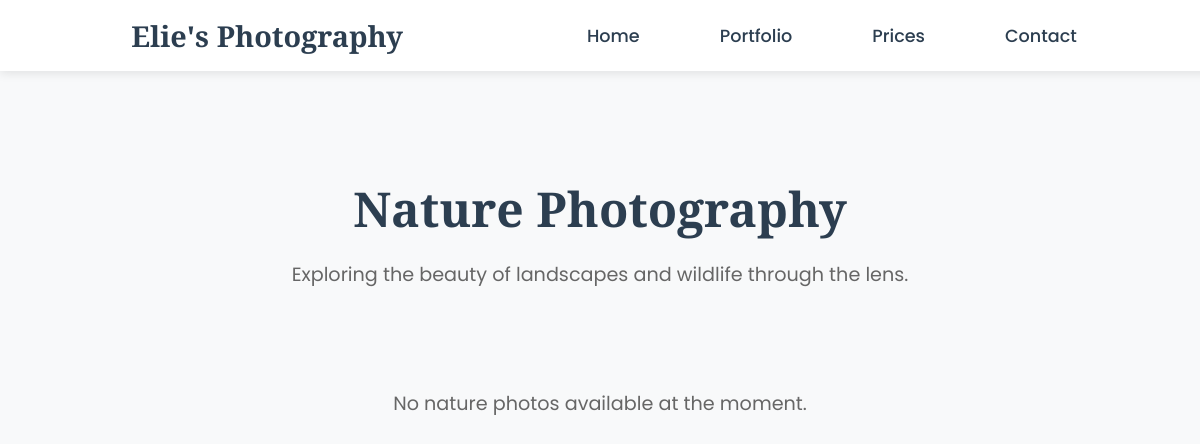
Page /nature on the earlier database version.
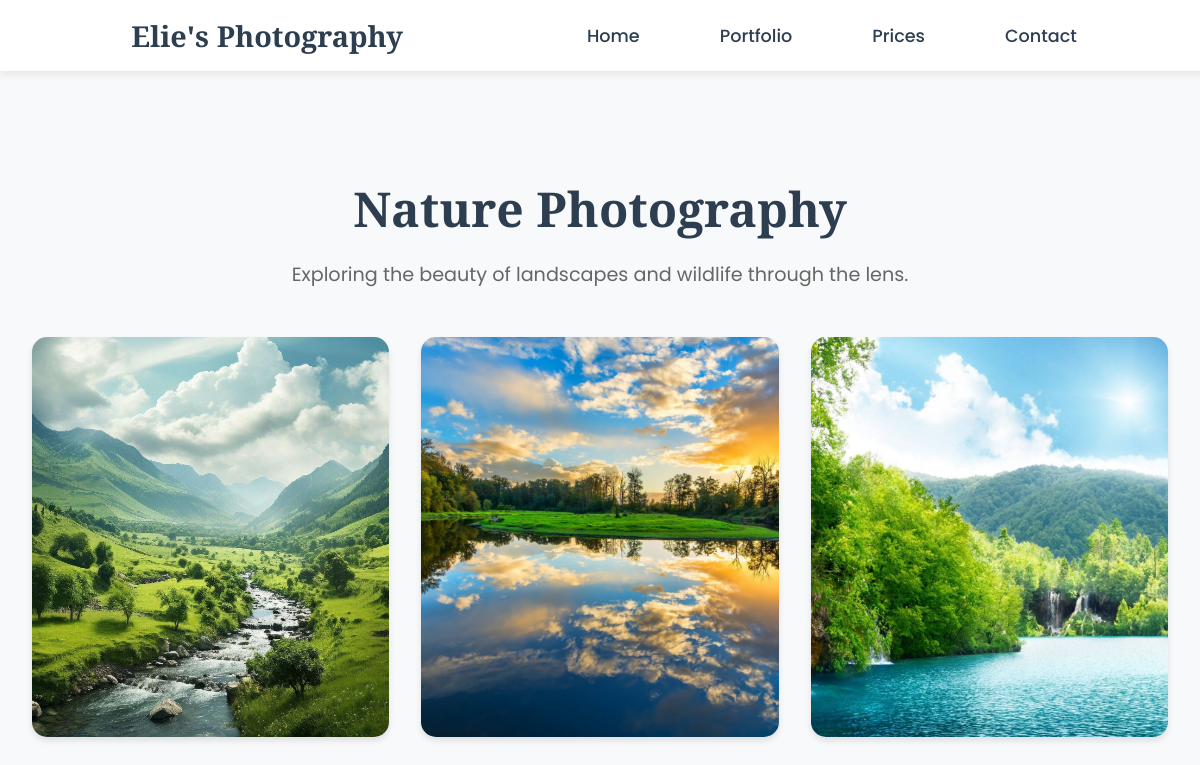
Same page on the later database version.
### photo/models.py (models this page shows, shortened)
class Photos(models.Model):
    CATEGORY_CHOICES = [
        ('portrait', 'Portrait'),
        ('wedding', 'Wedding'),
        ('nature', 'Nature'),
        ('street', 'Street'),
        ('document', 'Documentary')
    ]
    photo = models.ImageField(null=True, upload_to='images/')
    category = models.CharField(max_length=20, choices=CATEGORY_CHOICES, default='portrait')
    title = models.CharField(max_length=100, blank=True)

### photo/views.py (the view)
# urls.py: path('nature',views.nature,name='nature')
def nature(request:HttpRequest):
    nature_photos = models.Photos.objects.filter(category='nature')
    context = {
        'nature_photos': nature_photos,
        'section_title': 'Nature Photography',
        'section_description': 'Exploring the beauty of landscapes and wildlife through the lens.'
    }
    return render(request,'photo/nature.html', context=context)

### photo/templates/photo/nature.html (shortened to what this page needs)
{% extends 'base.html' %}
{% load static %}
{% block content %}
<div class="gallery-container">
    <h1 class="section-title">{{ section_title }}</h1>
    <p class="section-description">{{ section_description }}</p>
    <div class="photo-grid">
        {% for photo in nature_photos %}
        <div class="photo-item">
            <img src="{{ photo.photo.url }}" alt="{{ photo.title }}" class="gallery-image">
        </div>
        {% empty %}
        <p class="no-photos">No nature photos available at the moment.</p>
        {% endfor %}
    </div>
</div>
{% endblock content %}

Differences in the rows shown:
added Photos: photo (picture)
added Photos: photo (picture)
added Photos: photo (picture)
Other differences:
text no longer shown: "No nature photos available at the moment."
